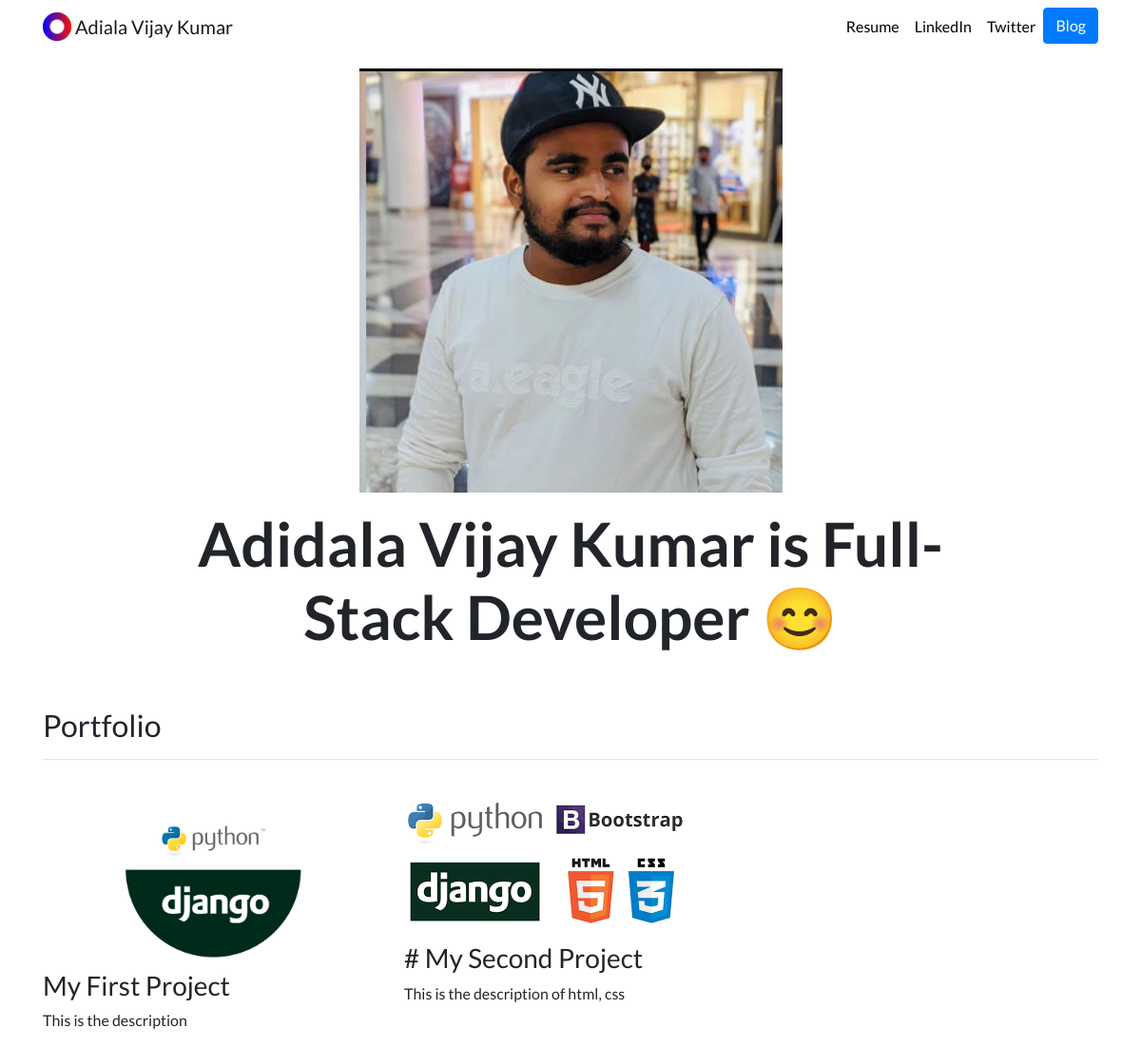
The page / on the database its author committed.
### portfolio/models.py (models this page shows, shortened)
class Project(models.Model):
    title = models.CharField(max_length=100)
    description = models.CharField(max_length=250)
    image = models.ImageField(upload_to='portfolio/images/')
    url = models.URLField(blank=True)

### portfolio/views.py (the view)
# urls.py: 2. Add a URL to urlpatterns:  path('', views.home, name='home')
def home(request):
    projects = Project.objects.all()
    return render(request, 'portfolio/home.html', {'projects' : projects})

### portfolio/templates/portfolio/home.html
{% extends "portfolio/base.html" %}
{% load static %}
{% block content %}
<div class="row justify-content-center my-3">
  <div class="col-5">
    <img src="{% static 'portfolio/its me.jpg' %}" class="img-fluid">
  </div>
</div>
<div class="row justify-content-center mb-3">
  <div class="col-md-9 text-center">
    <h1 id="hometext" class="font-weight-bold">Adidala Vijay Kumar is Full-Stack Developer 😊</h1>
  </div>
</div>
<h2 class="mt-5">Portfolio</h2>
<hr>
<div class="row">
  {% for project in projects %}
  <div class="col-lg-4 col-md-6">
    {% if project.url %}
    <a href="{{ project.url }}">
      <img src="{{ project.image.url }}" class="img-fluid mb-2">
    </a>
    {% else %}
    <img src="{{ project.image.url }}" class="img-fluid mb-2">
    {% endif %}
    <h3>{{ project.title }}</h3>
    <p>{{ project.description }}</p>
  </div>
  {% endfor %}
</div>
{% endblock %}

### portfolio/templates/portfolio/base.html (shortened to what this page needs)
{% load static %}
<!doctype html>
<html lang="en">
<head>
  <link rel="stylesheet" href="https://stackpath.bootstrapcdn.com/bootstrap/4.4.1/css/bootstrap.min.css">
  <link rel="stylesheet" href="{% static "portfolio/custom.css" %}">
</head>
<body>
  <nav id="topNav" class="navbar navbar-expand-md navbar-light">
    <div class="container">
      <a class="navbar-brand" href="{% url 'home' %}">
        <img src="{% static "portfolio/Logo.png" %}" width="30" height="30" class="d-inline-block align-top" alt="Nick's Logo">
        <span>Adiala Vijay Kumar</span>
      </a>
      <div class="collapse navbar-collapse text-center" id="navbarNav">
        <ul class="navbar-nav ml-auto">
          <li class="nav-item">
            <a class="nav-link" href="{% static "portfolio/vijaykumar resume.....pdf" %}">Resume</a>
          </li>
          <li class="nav-item">
            <a class="nav-link" href="https://www.linkedin.com/in/vijay-kumar-adidala-b9aaa48b/" target="_blank">LinkedIn</a>
          </li>
          <li class="nav-item">
            <a class="nav-link" href="https://twitter.com/AdidalaVijay" target="_blank">Twitter</a>
          </li>
          <li>
            <a role="button" href="{% url 'blog:all_blogs' %}" class="btn btn-primary">Blog</a>
          </li>
        </ul>
      </div>
    </div>
  </nav>
  <div class="container">
    {% block content %}{% endblock %}
  </div>
</body>
</html>

### portfolio/static/portfolio/custom.css (style rules this page uses)
.navbar-nav .nav-link { color: rgba(0,0,0,1) !important; }
body { font-family: 'Lato', sans-serif; }
@media (min-width: 992px) { #hometext { font-size: 4rem; } }

### rows shown on the page
Project: image (picture), title "My First Project", description "This is the description"
Project: image (picture), title "# My Second Project", description "This is the description of html, css"
